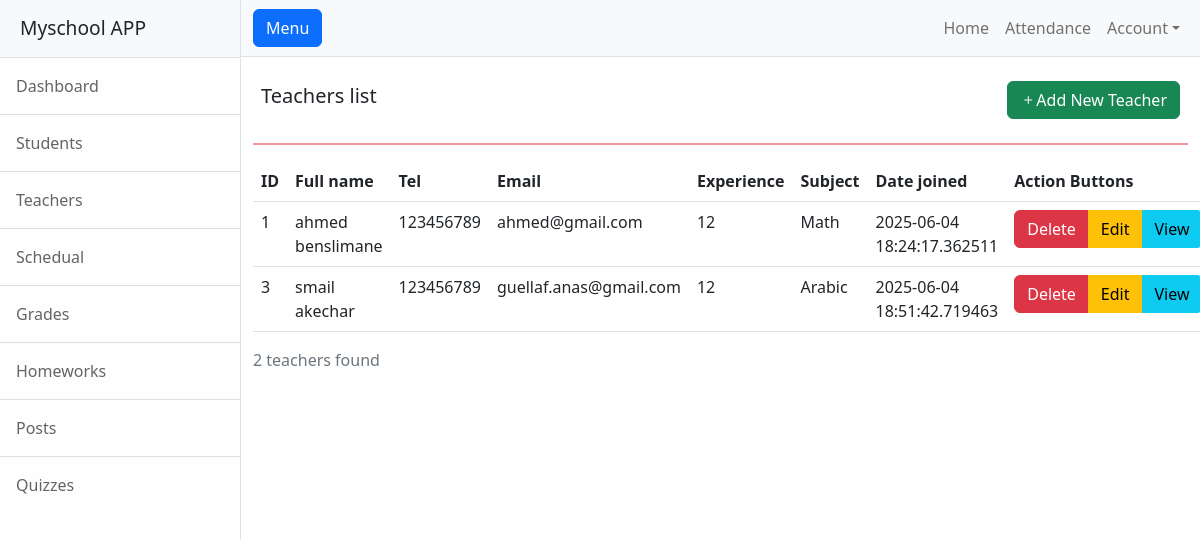
The app's page /teacher, older data.
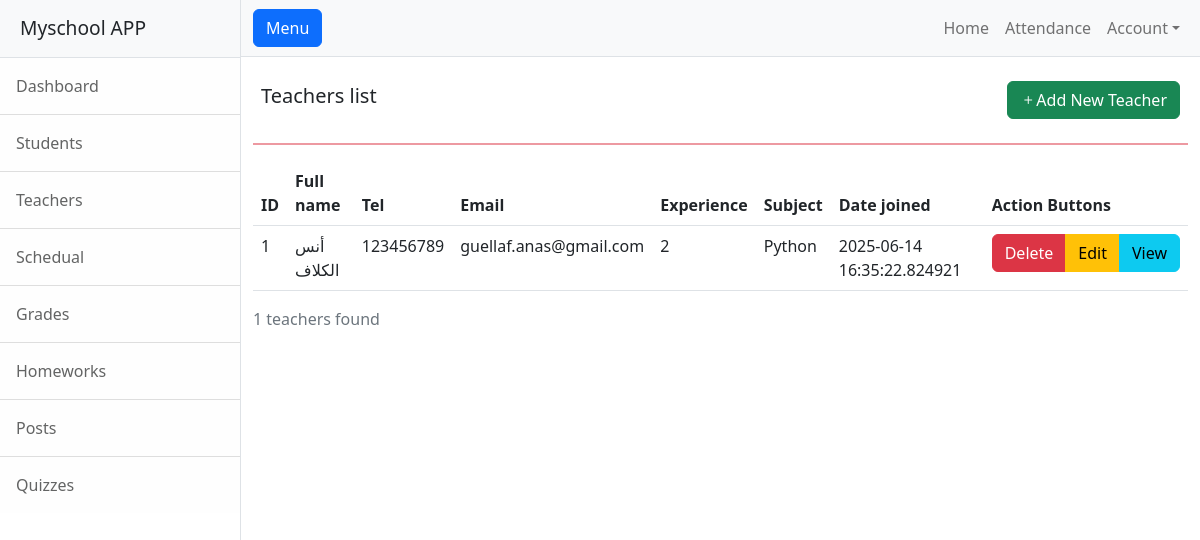
The same page, newer data.
### app.py (models this page shows)
class Teacher(db.Model):
    fullname = CharField()
    tel = CharField()
    email = CharField(unique=True)
    experience = IntegerField()
    subject = CharField()
    joining_date = DateTimeField(default=datetime.now, formats='%Y-%m-%d %H:%M:%S')
    class Meta:
        database = db

### app.py (the view)
@app.route('/teacher')
def teachers_list():
    query = Teacher.select()
    counter = query.count()
    return render_template('teacher.html', teachers = query, counter = counter)

### templates/teacher.html (shortened to what this page needs)
{% extends "base.html" %}
{% block content %}
<div class="d-flex justify-content-between align-items-center p-2">
        <h5>Teachers list</h5>
        <a href="{{ url_for('add_teacher') }}" class="btn btn-success" type="submit"><i class="bi bi-plus"></i>Add New Teacher </a>
</div>
<hr class="border border-danger border-1 opacity-50">
<table class="table">
    <thead>
      <tr>
        <th scope="col">ID</th>
        <th scope="col">Full name</th>
        <th scope="col">Tel</th>
        <th scope="col">Email</th>
        <th scope="col">Experience</th>
        <th scope="col">Subject</th>
        <th scope="col">Date joined</th>
        <th scope="col">Action Buttons</th>
      </tr>
    </thead>
    <tbody>
      {% for prof in teachers %}
        <tr>
          <td>{{ prof.id }}</td>
          <td>{{ prof.fullname }}</td>
          <td>{{ prof.tel }}</td>
          <td>{{ prof.email }}</td>
          <td>{{ prof.experience }}</td>
          <td>{{ prof.subject }}</td>
          <td>{{ prof.joining_date }}</td>
          <td>
            <div class="btn-group" role="group" aria-label="Basic example">
              <a href="{{ url_for('teacherDeleteConfirmation', teacher_id=prof.id) }}" type="button" class="btn btn-danger">Delete</a>
              <a href="" type="button" class="btn btn-warning">Edit</a>
              <a href="{{ url_for('teacher_info', teacher_id=prof.id) }}" type="button" class="btn btn-info">View</a>
            </div>
          </td>
        </tr>
      {% endfor %}
    </tbody>
  </table>
<p class="text-muted">{{ counter }} teachers found</p>
{% endblock content %}

### templates/base.html (shortened to what this page needs)
<!DOCTYPE html>
<html lang="en">
    <head>
        <link href="{{ url_for('static', filename='css/styles.css') }}" rel="stylesheet" />
        <link rel="stylesheet" href="https://cdn.jsdelivr.net/npm/bootstrap-icons@1.11.3/font/bootstrap-icons.min.css">
    </head>
    <body>
        <div class="d-flex" id="wrapper">
            <div class="border-end bg-white" id="sidebar-wrapper">
                <div class="sidebar-heading border-bottom bg-light">Myschool APP</div>
                <div class="list-group list-group-flush">
                    <a class="list-group-item list-group-item-action list-group-item-light p-3" href="{{ url_for('home') }}">Dashboard</a>
                    <a class="list-group-item list-group-item-action list-group-item-light p-3" href="{{  url_for('student_list') }}">Students</a>
                    <a class="list-group-item list-group-item-action list-group-item-light p-3" href="{{  url_for('teachers_list') }}">Teachers</a>
                    <a class="list-group-item list-group-item-action list-group-item-light p-3" href="{{  url_for('schedual') }}">Schedual</a>
                    <a class="list-group-item list-group-item-action list-group-item-light p-3" href="#!">Grades</a>
                    <a class="list-group-item list-group-item-action list-group-item-light p-3" href="#!">Homeworks</a>
                    <a class="list-group-item list-group-item-action list-group-item-light p-3" href="#!">Posts</a>
                    <a class="list-group-item list-group-item-action list-group-item-light p-3" href="#!">Quizzes</a>
                </div>
            </div>
            <div id="page-content-wrapper">
                <nav class="navbar navbar-expand-lg navbar-light bg-light border-bottom">
                    <div class="container-fluid">
                        <button class="btn btn-primary" id="sidebarToggle">Menu</button>
                        <div class="collapse navbar-collapse" id="navbarSupportedContent">
                            <ul class="navbar-nav ms-auto mt-2 mt-lg-0">
                                <li class="nav-item active"><a class="nav-link" href="#!">Home</a></li>
                                <li class="nav-item"><a class="nav-link" href="#!">Attendance</a></li>
                                <li class="nav-item dropdown">
                                    <a class="nav-link dropdown-toggle" id="navbarDropdown" href="#" role="button" data-bs-toggle="dropdown" aria-haspopup="true" aria-expanded="false">Account</a>
                                </li>
                            </ul>
                        </div>
                    </div>
                </nav>
                <div class="container-fluid">
                    <div class="row p-2">
                    </div>
                    {% block content %}{% endblock content %}
                </div>
            </div>
        </div>
    </body>
</html>

Row changes from the older to the newer data that the page shows:
removed Teacher: id "3", fullname "smail akechar", tel "123456789", email "guellaf.anas@gmail.com", experience "12", subject "Arabic", joining_date "2025-06-04 18:51:42.719463"
changed Teacher id 1: fullname "ahmed benslimane" → "أنس الكلاف"; email "ahmed@gmail.com" → "guellaf.anas@gmail.com"; experience "12" → "2"; subject "Math" → "Python"; joining_date "2025-06-04 18:24:17.362511" → "2025-06-14 16:35:22.824921"
Text that changed along with them:
{{ counter }}: "2" → "1"
